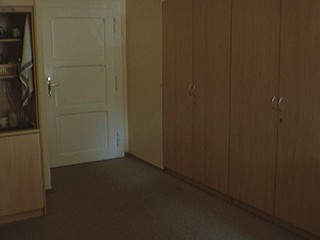
#> input picture Office/img01_0005.jpg, 320 x 240 px; its folder holds only this picture in this run
$ python final_2bi.py
#> lines starting #> are read from the running program, lines starting #| are printed output that depends on the picture
import cv2
import numpy as np
import os
import scipy.signal as sp
import matplotlib.pyplot as plt
from math import ceil, floor

def createGaussian(sigma):
    size = ceil(5 * sigma)
    s2 = sigma * sigma
    mask = np.zeros((size, size))

    low = floor(size/2)
    high = ceil(size/2)
    for x in range(-low, high):
        for y in range(-low, high):
            mask[x+low, y+low] = np.exp((-x**2 - y**2) / (2 * s2))
    mask /= np.min(mask)
    mask = np.round(mask)
    return mask


Z = 0
DIR = "RedChair" if Z else "Office"
images = [
    os.path.join(DIR, f)
    for f in sorted(os.listdir(DIR))
    if f.endswith(".jpg")
]

colour = [cv2.imread(f) for f in images]
#> colour = 1 item
gray = [cv2.imread(f, 0) for f in images]
#> gray = 1 item

p1DH = np.array([[-0.5, 0, 0.5]])

tSigma = 0.6
g1DH = np.array([createGaussian(tSigma)[0]])

ind = 0
for i in range(len(gray)):
    diff = sp.convolve2d(gray[i], p1DH, mode="same", boundary="fill", fillvalue=0)
    diff = sp.convolve2d(diff, g1DH, mode="same", boundary="fill", fillvalue=0)

    # Thresh 20
    thresh = cv2.threshold(diff, 20, 255, cv2.THRESH_BINARY)[1]

    col = colour[i].copy()
    col[thresh == 255] = [0, 255, 0]

    cv2.imshow("image", col)
    cv2.imshow("thresh", thresh)

    # cv2.imwrite(f"output/2bi/{DIR}/sigma0_1/thresh/image_{ind}.jpg", thresh)
    # cv2.imwrite(f"output/2bi/{DIR}/sigma0_1/color/image_{ind}.jpg", col)
    # ind += 1

    if cv2.waitKey(20) & 0xFF == ord("q"):
        break
#> this loop made 1 pass; (key q is pressed on pass 1)
#> pass 1, `diff = sp.convolve2d(gray[i], p1DH, mode="same", boundary="fill", fill..`:
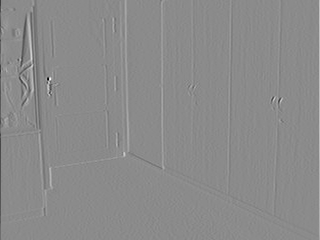
#> diff: shape (240, 320) float64; min -84.5, max 70.5, mean 0; drawn with min black and max white
#> pass 1, `thresh = cv2.threshold(diff, 20, 255, cv2.THRESH_BINARY)[1]`:
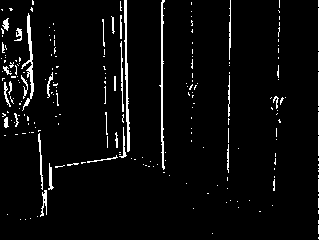
#> thresh: shape (240, 320) float64; 4.6% white in thin lines or dots
#> pass 1, `cv2.imshow("image", col)`:
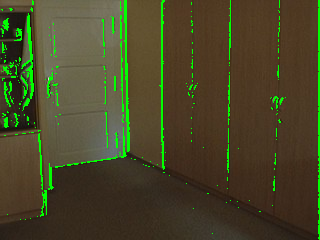
#> window 'image': shape (240, 320, 3); mean B, G, R 40.2, 70.5, 72.3

$ run again, on Office/img01_0063.jpg
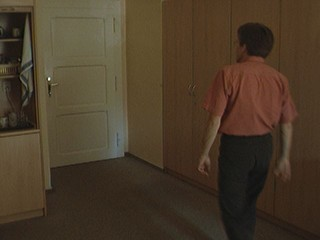
#> input picture Office/img01_0063.jpg, 320 x 240 px
#> colour = 1 item
#> the loop `for i in range(len(gray)):` made 1 pass; (key q is pressed on pass 1)
#> pass 1, `thresh = cv2.threshold(diff, 20, 255, cv2.THRESH_BINARY)[1]`:
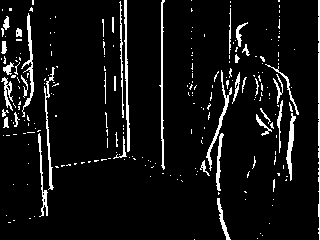
#> thresh: shape (240, 320) float64; 7.2% white in thin lines or dots
#> pass 1, `cv2.imshow("image", col)`:
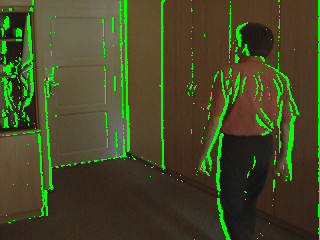
#> window 'image': shape (240, 320, 3); mean B, G, R 37.7, 72.9, 68

$ run again, on Office/img01_0070.jpg
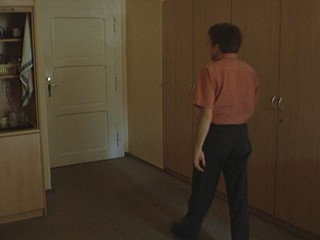
#> input picture Office/img01_0070.jpg, 320 x 240 px
#> colour = 1 item
#> the loop `for i in range(len(gray)):` made 1 pass; (key q is pressed on pass 1)
#> pass 1, `thresh = cv2.threshold(diff, 20, 255, cv2.THRESH_BINARY)[1]`:
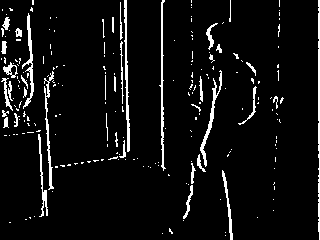
#> thresh: shape (240, 320) float64; 6.2% white in thin lines or dots
#> pass 1, `cv2.imshow("image", col)`:
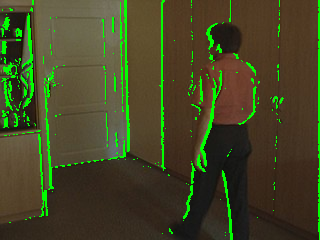
#> window 'image': shape (240, 320, 3); mean B, G, R 37.6, 70.2, 67.8

$ run again, on Office/img01_0073.jpg
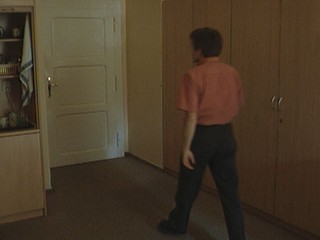
#> input picture Office/img01_0073.jpg, 320 x 240 px
#> colour = 1 item
#> the loop `for i in range(len(gray)):` made 1 pass; (key q is pressed on pass 1)
#> pass 1, `thresh = cv2.threshold(diff, 20, 255, cv2.THRESH_BINARY)[1]`:
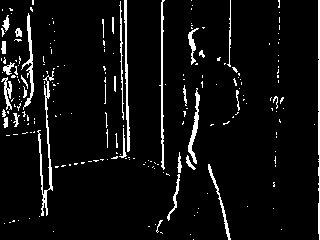
#> thresh: shape (240, 320) float64; 6.2% white in thin lines or dots
#> pass 1, `cv2.imshow("image", col)`:
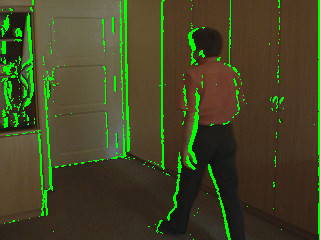
#> window 'image': shape (240, 320, 3); mean B, G, R 37.6, 70.3, 67.9
